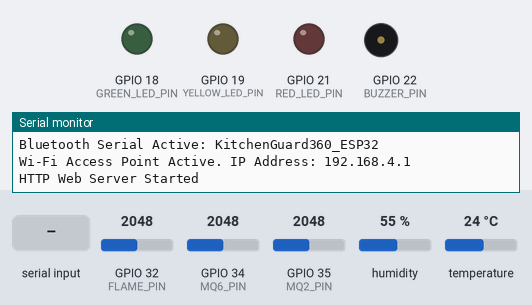
The sketch below on a simulated ESP32. On the bench: output pins drawn as LEDs (lit = HIGH), buzzer (waves = sounding, pin HIGH), the last lines printed to the serial monitor. The inputs (shaded band) are chosen by the test bench; at power-on: GPIO 32 (FLAME_PIN) = 2048, GPIO 34 (MQ6_PIN) = 2048, GPIO 35 (MQ2_PIN) = 2048, humidity 55 %, temperature 24 °C. Nothing arrives over Bluetooth unless stated.

Above: at 1.2 s.
1.3 s: "SAFE\n" received over the second serial link
At 2.8 s:
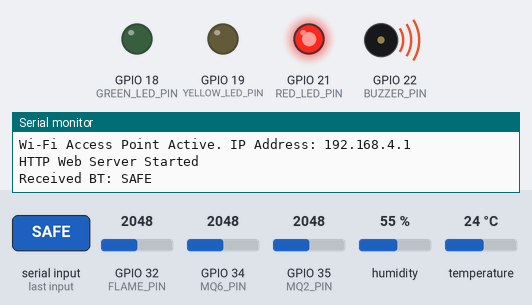
3.5 s: "WARNING\n" received over the second serial link
5.0 s: "DANGER\n" received over the second serial link
Timing chart, 0 to 8.0 s (numbered marks = the images above; inputs shaded):
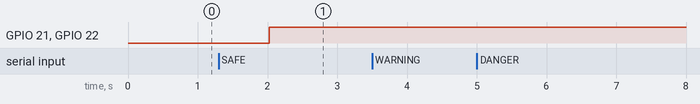

The sketch:

KitchenGuard360_ESP32.ino
```cpp
/*
 * KitchenGuard360 - Official ESP32 Firmware
 * Hardware: ESP32 NodeMCU + MQ-6 (LPG) + MQ-2 (Smoke) + DHT11 (Temp/Hum) + Flame Sensor + LEDs + Buzzer
 * Supports:
 *   1. Wi-Fi Access Point & HTTP WebServer (GET /data)
 *   2. Bluetooth Serial (SPP) Telemetry Streaming & Actuator Commands
 */

#include <WiFi.h>
#include <WebServer.h>
#include <BluetoothSerial.h>
#include <DHT.h>

// Pin Definitions
#define MQ6_PIN 34       // MQ-6 LPG Gas Sensor (Analog A0)
#define MQ2_PIN 35       // MQ-2 Smoke Sensor (Analog A1)
#define FLAME_PIN 32     // Infrared Flame Sensor (Analog / Digital)
#define DHT_PIN 23       // DHT11 Temp & Humidity
#define DHTTYPE DHT11

#define GREEN_LED_PIN 18 // Green LED
#define YELLOW_LED_PIN 19// Yellow LED
#define RED_LED_PIN 21   // Red LED
#define BUZZER_PIN 22    // Active 5V Buzzer

// Network Credentials
const char* ssid = "KitchenGuard_AP";
const char* password = "password123";

WebServer server(80);
BluetoothSerial SerialBT;
DHT dht(DHT_PIN, DHTTYPE);

// Safety Thresholds
const int LPG_WARN = 300;
const int LPG_DANGER = 600;
const int SMOKE_WARN = 200;
const int SMOKE_DANGER = 450;
const float TEMP_WARN = 40.5;
const float TEMP_DANGER = 50.5;

void setup() {
  Serial.begin(115200);

  pinMode(GREEN_LED_PIN, OUTPUT);
  pinMode(YELLOW_LED_PIN, OUTPUT);
  pinMode(RED_LED_PIN, OUTPUT);
  pinMode(BUZZER_PIN, OUTPUT);
  pinMode(FLAME_PIN, INPUT);

  dht.begin();

  // Initialize Bluetooth SPP
  SerialBT.begin("KitchenGuard360_ESP32");
  Serial.println("Bluetooth Serial Active: KitchenGuard360_ESP32");

  // Initialize Wi-Fi Access Point or STA
  WiFi.softAP(ssid, password);
  IPAddress myIP = WiFi.softAPIP();
  Serial.print("Wi-Fi Access Point Active. IP Address: ");
  Serial.println(myIP);

  // Define HTTP Endpoints
  server.on("/", HTTP_GET, handleRoot);
  server.on("/data", HTTP_GET, handleData);
  server.on("/api/sensors", HTTP_GET, handleData);
  server.on("/api/actuators", HTTP_POST, handleActuators);

  server.begin();
  Serial.println("HTTP Web Server Started");
}

void loop() {
  server.handleClient();

  // Handle incoming Bluetooth command frames if available
  if (SerialBT.available()) {
    String btInput = SerialBT.readStringUntil('\n');
    btInput.trim();
    if (btInput.length() > 0) {
      Serial.print("Received BT: ");
      Serial.println(btInput);
    }
  }

  // Stream telemetry over Bluetooth every 2 seconds
  static unsigned long lastBtBroadcast = 0;
  if (millis() - lastBtBroadcast > 2000) {
    lastBtBroadcast = millis();
    String jsonTelemetry = buildSensorJson();
    SerialBT.println(jsonTelemetry);
  }
}

String buildSensorJson() {
  int lpg = analogRead(MQ6_PIN);
  int smoke = analogRead(MQ2_PIN);
  int flame = analogRead(FLAME_PIN);
  float temp = dht.readTemperature();
  float hum = dht.readHumidity();

  if (isnan(temp)) temp = 25.0;
  if (isnan(hum)) hum = 45.0;

  bool isFlamePresent = (flame > 2000);
  bool isDanger = isFlamePresent || (lpg >= LPG_DANGER) || (smoke >= SMOKE_DANGER) || (temp >= TEMP_DANGER);
  bool isWarning = !isDanger && ((lpg >= LPG_WARN) || (smoke >= SMOKE_WARN) || (temp >= TEMP_WARN));

  String status = "SAFE";
  if (isDanger) status = "DANGER";
  else if (isWarning) status = "WARNING";

  // Hardware LED & Buzzer Response
  digitalWrite(GREEN_LED_PIN, status == "SAFE" ? HIGH : LOW);
  digitalWrite(YELLOW_LED_PIN, status == "WARNING" ? HIGH : LOW);
  digitalWrite(RED_LED_PIN, status == "DANGER" ? HIGH : LOW);
  digitalWrite(BUZZER_PIN, status == "DANGER" ? HIGH : LOW);

  String json = "{";
  json += "\"lpg\":" + String(lpg) + ",";
  json += "\"smoke\":" + String(smoke) + ",";
  json += "\"flame\":" + String(flame) + ",";
  json += "\"temperature\":" + String(temp, 1) + ",";
  json += "\"humidity\":" + String(hum, 1) + ",";
  json += "\"alert\":" + String(isDanger || isWarning ? "true" : "false") + ",";
  json += "\"status\":\"" + status + "\"";
  json += "}";

  return json;
}

void handleRoot() {
  server.send(200, "text/plain", "KitchenGuard360 ESP32 Web Server Active");
}

void handleData() {
  String json = buildSensorJson();
  server.send(200, "application/json", json);
}

void handleActuators() {
  if (server.hasArg("plain")) {
    String body = server.arg("plain");
    Serial.println("Actuator POST Body: " + body);
  }
  server.send(200, "application/json", "{\"status\":\"ok\"}");
}
```
